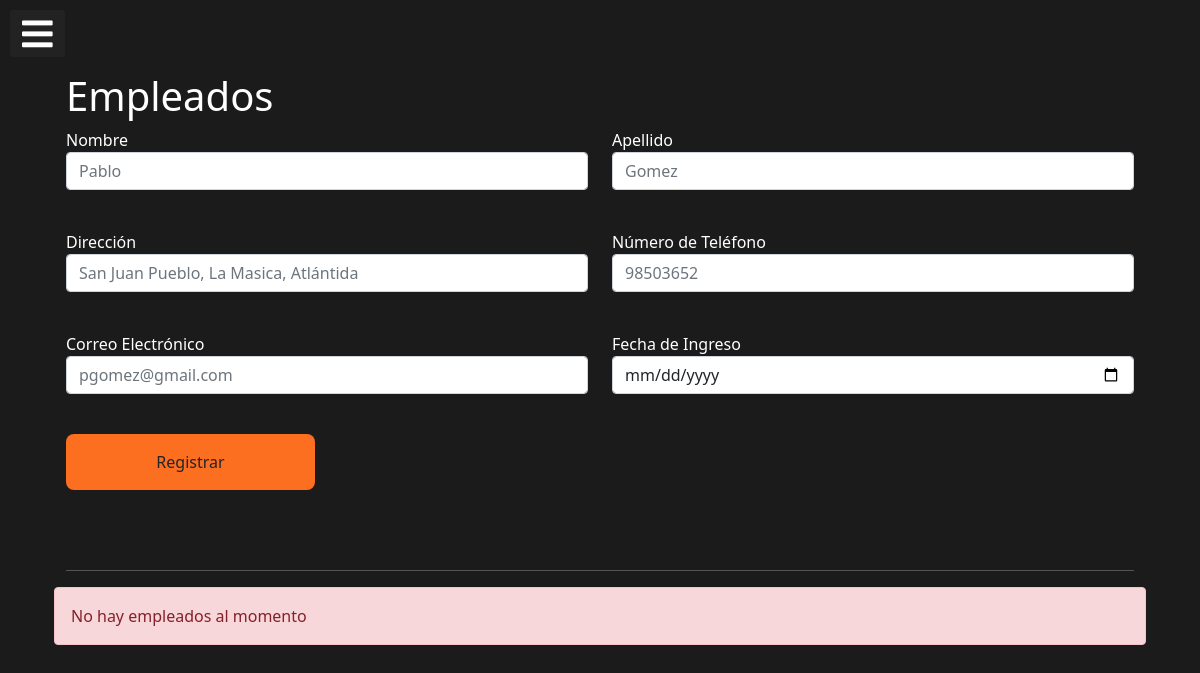
Page /inventario/empleados/ (signed in) on the earlier database version.
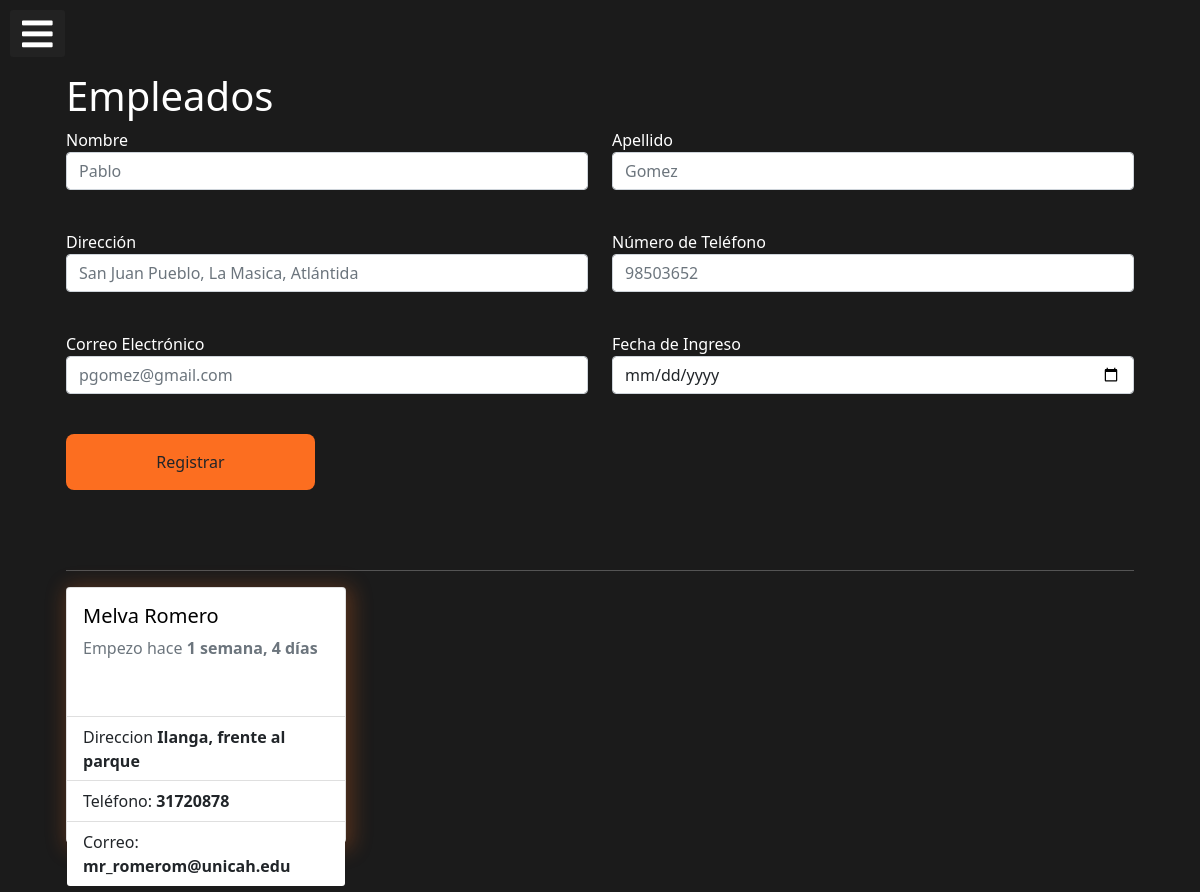
Same page on the later database version.
### app_inventarioBodega/models.py (models this page shows, shortened)
class Empleado(models.Model):
    nombre = models.CharField(max_length=30)
    apellido = models.CharField(max_length=30)
    direccion = models.TextField()
    telefono = models.IntegerField()
    correo = models.EmailField()
    fechaIngreso = models.DateField()
    user = models.OneToOneField(User, on_delete=models.CASCADE, null=True, blank=True)

### app_inventarioBodega/views.py (the view, shortened to what this page needs)
# urls.py: path('empleados/', views.empleados, name='empleados'),
@login_required()
def empleados(request):
    data = Empleado.objects.all().order_by('fechaIngreso')
    ctx = {
        'empleados' : data,
        'msj':'success',
    }
    return render(request, 'bodega/empleados.html', ctx)

### app_inventarioBodega/templates/bodega/empleados.html (shortened to what this page needs)
{% extends "base.html" %}
{% block container %}
    <div class="container" style="color: #FFFFFF">
        <h1>Empleados</h1>
        <form action="{% url 'inventario:empleados' %}" method="POST">
            <div class="row mb-4">
                <div class="col-6">
                    <div class="mb-3">
                        <label for="nombre" >Nombre</label>
                        <input type="text" value="{{ em.nombre }}" name="nombre" id="nombre" class="form-control" required placeholder="Pablo" autofocus maxlength="20">
                    </div>
                </div>
                <div class="col-6">
                    <div class="mb-3">
                        <label for="apellido" >Apellido</label>
                        <input type="text" value="{{ em.apellido }}" name="apellido" id="apellido" class="form-control" required placeholder="Gomez" maxlength="20">
                    </div>
                </div>
            </div>
            <div class="row mb-4">
                <div class="col-6">
                    <div class="mb-3">
                        <label for="direccion" >Dirección</label>
                        <input type="text" value="{{ em.direccion }}" name="direccion" id="direccion" class="form-control" required placeholder="San Juan Pueblo, La Masica, Atlántida" maxlength="100">
                    </div>
                </div>
                <div class="col-6">
                    <div class="mb-3">
                        <label for="telefono" >Número de Teléfono</label>
                        <input type="text" value="{{ em.telefono }}" name="telefono" id="telefono" class="form-control" required placeholder="98503652" maxlength="20">
                    </div>
                </div>
            </div>
            <div class="row mb-4">
                <div class="col-6">
                    <div class="mb-3">
                        <label for="correo" >Correo Electrónico</label>
                        <input type="email" value="{{ em.correo }}" name="correo" id="correo" class="form-control" required placeholder="pgomez@gmail.com" maxlength="60">
                    </div>
                </div>
                <div class="col-6">
                    <div class="mb-3">
                        <label for="fechaIngreso" >Fecha de Ingreso</label>
                        <input type="date" value="{{ em.fechaIngreso }}" name="fechaIngreso" id="fechaIngreso" class="form-control" required>
                    </div>
                </div>
            </div>
            <div class="row mb-4">
                <div class="col-3">
                    <div class="mb-3">
                        <input type="submit" class="btn cards"  value="Registrar">
                    </div>
                </div>
            </div>
        </form>
        <br>
        <hr>
        <div class="row mb-4">
            {% for e in empleados %}
                <div class="col-3" style="margin-bottom: 25px;">
                    <div class="card mb-4 cards-shadow">
                        <div class="card-body" >
                            <h5 class="card-title " style="color: black;">{{ e.nombre }} {{ e.apellido}} </h5>
                            <p class="card-text text-secondary" style="height: 4rem;">
                                Empezo hace <strong>{{ e.fechaIngreso | timesince }}</strong>
                            </p>
                        </div>
                        <ul class="list-group list-group-flush">
                            <li class="list-group-item" style="height:4rem;">Direccion <strong>{{ e.direccion }}</strong></li>
                            <li class="list-group-item">Teléfono: <strong>{{ e.telefono }}</strong></li>
                            <li class="list-group-item">Correo: <br><strong>{{ e.correo }} </strong></li>
                        </ul>
                    </div>
                </div>
            {% empty %}
                <div class="alert alert-danger">No hay empleados al momento</div>
            {% endfor %}
        </div>
    </div>
{% endblock %}

Differences in the rows shown:
added Empleado: nombre "Melva", apellido "Romero", fechaIngreso "1 semana, 4 días", direccion "Ilanga, frente al parque", telefono "31720878", correo "mr_romerom@unicah.edu"
Other differences:
text no longer shown: "No hay empleados al momento"
